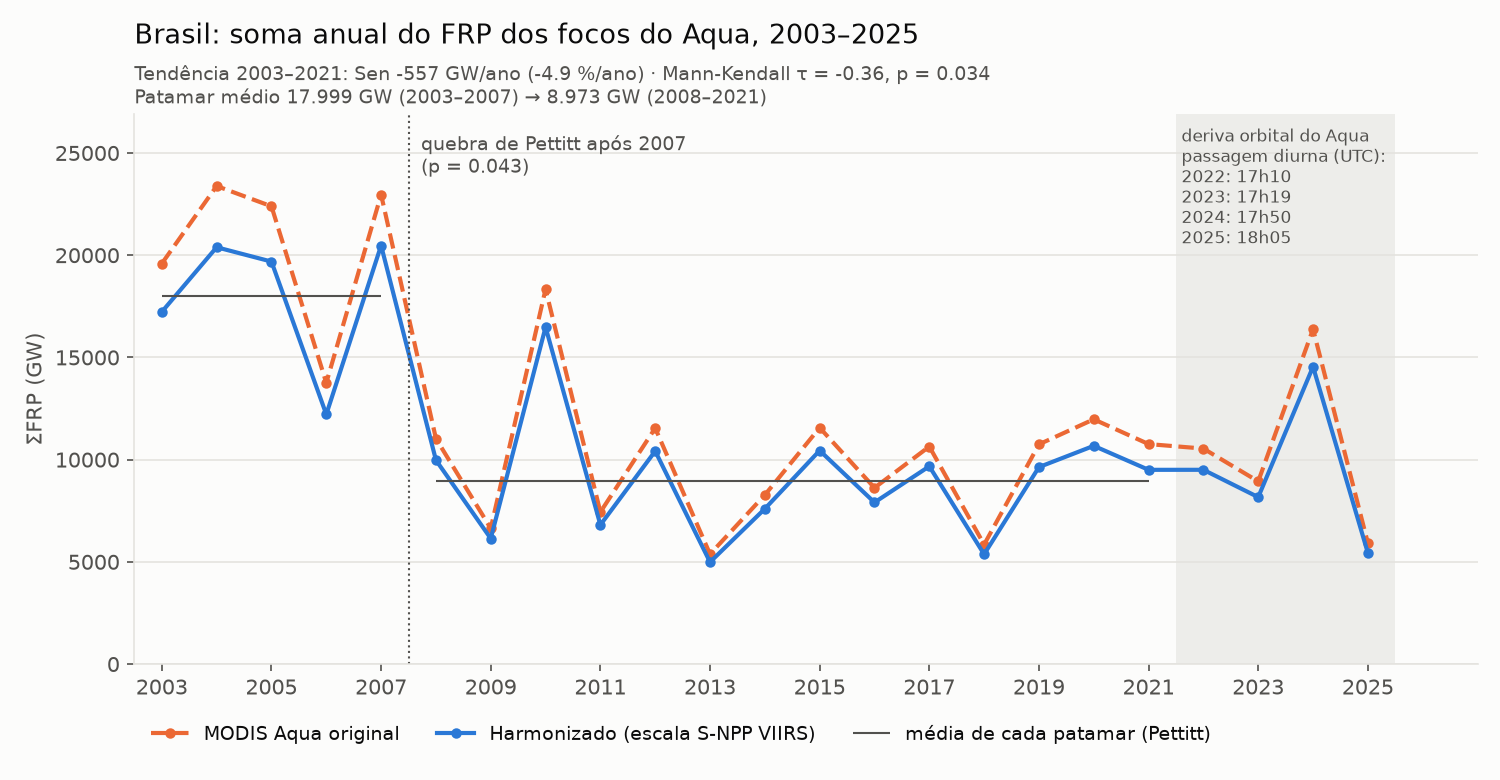

This figure's Python source:
"""Tendência do FRP anual do Brasil, harmonizado em escala S-NPP VIIRS (passo 7).

Lê data/processed/frp/frp_anual.csv (gerado por `python -m firms_harmonize frp-fuse`) e aplica Sen,
Mann-Kendall e Pettitt à série harmonizada e à original do MODIS.

Série principal: 2003–2021. De 2022 em diante o Aqua está em deriva orbital (passagem diurna até
~1 h mais tarde em 2025) e a calibração não cobre esse período; 2003–2025 entra como sensibilidade.

    python analises/tendencia_frp.py   →  analises/tendencia_frp.json e analises/tendencia_frp.png
"""
from __future__ import annotations

import json
import sys
from pathlib import Path

import matplotlib
import numpy as np
import pandas as pd

matplotlib.use("Agg")
import matplotlib.pyplot as plt  # noqa: E402

ROOT = Path(__file__).resolve().parent.parent
sys.path.insert(0, str(ROOT))
from firms_harmonize.trend import resumo  # noqa: E402

ENTRADA = ROOT / "data" / "processed" / "frp" / "frp_anual.csv"
SAIDA = Path(__file__).resolve().parent
ANOS_COMPLETOS = (2003, 2025)   # 2002 começa em agosto; 2026 vai só até novembro
ANOS_PRINCIPAL = (2003, 2021)   # antes da deriva orbital do Aqua
MW_POR_GW = 1e3

SERIES = {
    "frp_harmonizado_GW": ("frp_harm_total", MW_POR_GW),
    "frp_modis_original_GW": ("frp_modis_total", MW_POR_GW),
    "focos": ("focos", 1),
    "frp_mediano_por_foco_MW": ("frp_harm_mediana", 1),
}

# Paleta categórica validada (slot 1 azul, slot 2 laranja) e tokens de texto do tema claro.
AZUL, LARANJA = "#2a78d6", "#eb6834"
SUPERFICIE, TEXTO, TEXTO_2, GRADE = "#fcfcfb", "#0b0b0b", "#52514e", "#e4e3df"


def carregar() -> pd.DataFrame:
    if not ENTRADA.exists():
        raise SystemExit(f"{ENTRADA} não existe; rode `python -m firms_harmonize frp-fuse` antes.")
    df = pd.read_csv(ENTRADA)
    return df[df["ano"].between(*ANOS_COMPLETOS)].reset_index(drop=True)


def analisar(df: pd.DataFrame, anos: tuple[int, int]) -> dict:
    d = df[df["ano"].between(*anos)]
    return {nome: resumo(d["ano"], d[col] / escala) for nome, (col, escala) in SERIES.items()}


def _gw(valor: float) -> str:
    return f"{valor:,.0f} GW".replace(",", ".")


def _hhmm(minutos: float) -> str:
    return f"{int(minutos) // 60:02d}h{int(minutos) % 60:02d}"


def _sombrear_deriva(ax, df: pd.DataFrame) -> None:
    deriva = df[df["ano"] > ANOS_PRINCIPAL[1]]
    ax.axvspan(ANOS_PRINCIPAL[1] + 0.5, df["ano"].max() + 0.5, color=GRADE, alpha=0.6, lw=0)
    texto = "deriva orbital do Aqua\npassagem diurna (UTC):\n" + "\n".join(
        f"{a}: {_hhmm(m)}" for a, m in zip(deriva["ano"], deriva["passagem_dia_min_utc"]))
    ax.annotate(texto, (ANOS_PRINCIPAL[1] + 0.6, ax.get_ylim()[1]), xytext=(0, -6), textcoords="offset points",
                va="top", color=TEXTO_2, fontsize=8)


def grafico(df: pd.DataFrame, res: dict, destino: Path) -> None:
    anos = df["ano"].to_numpy()
    harm, orig = df["frp_harm_total"] / MW_POR_GW, df["frp_modis_total"] / MW_POR_GW
    r = res["frp_harmonizado_GW"]
    fig, ax = plt.subplots(figsize=(10, 5.2), facecolor=SUPERFICIE)
    ax.set_facecolor(SUPERFICIE)
    ax.plot(anos, orig, color=LARANJA, lw=2, marker="o", ms=4, ls="--", label="MODIS Aqua original")
    ax.plot(anos, harm, color=AZUL, lw=2, marker="o", ms=4, label="Harmonizado (escala S-NPP VIIRS)")
    ax.set_ylim(0, max(orig.max(), harm.max()) * 1.15)
    _sombrear_deriva(ax, df)

    quebra, fim = r["pettitt"]["ano_quebra"], ANOS_PRINCIPAL[1]
    ax.axvline(quebra + 0.5, color=TEXTO_2, lw=1, ls=":")
    for i, (x0, x1, media) in enumerate([(anos[0], quebra, r["media_antes"]), (quebra + 1, fim, r["media_depois"])]):
        ax.hlines(media, x0, x1, color=TEXTO_2, lw=1, label="média de cada patamar (Pettitt)" if i == 0 else None)
    ax.annotate(f"quebra de Pettitt após {quebra}\n(p = {r['pettitt']['p']:.3f})", (quebra + 0.5, ax.get_ylim()[1]),
                xytext=(6, -28), textcoords="offset points", color=TEXTO_2, fontsize=9)

    sen = r["sen"]
    ax.set_title("Brasil: soma anual do FRP dos focos do Aqua, 2003–2025", color=TEXTO, loc="left",
                 fontsize=13, pad=34)
    ax.text(0, 1.02, f"Tendência {ANOS_PRINCIPAL[0]}–{fim}: Sen {sen['inclinacao']:+.0f} GW/ano "
                     f"({sen['inclinacao_pct_ano']:+.1f} %/ano) · "
                     f"Mann-Kendall τ = {r['mann_kendall']['tau']:+.2f}, p = {r['mann_kendall']['p']:.3f}\n"
                     f"Patamar médio {_gw(r['media_antes'])} ({anos[0]}–{quebra}) → {_gw(r['media_depois'])} "
                     f"({quebra + 1}–{fim})",
            transform=ax.transAxes, color=TEXTO_2, fontsize=9)
    ax.set_ylabel("ΣFRP (GW)", color=TEXTO_2)
    ax.set_xticks(anos[::2])
    ax.tick_params(colors=TEXTO_2)
    ax.grid(axis="y", color=GRADE, lw=0.8)
    for lado in ("top", "right"):
        ax.spines[lado].set_visible(False)
    for lado in ("left", "bottom"):
        ax.spines[lado].set_color(GRADE)
    ax.set_xlim(anos[0] - 0.5, anos[-1] + 2)
    ax.legend(frameon=False, loc="upper left", bbox_to_anchor=(0, -0.08), ncol=3, labelcolor=TEXTO, fontsize=9)
    fig.tight_layout()
    fig.savefig(destino, dpi=150, facecolor=SUPERFICIE)
    plt.close(fig)


def main() -> None:
    df = carregar()
    principal, sensibilidade = analisar(df, ANOS_PRINCIPAL), analisar(df, ANOS_COMPLETOS)
    tabela = {nome: dict(zip(df["ano"].astype(str), np.round(df[col] / esc, 3).tolist()))
              for nome, (col, esc) in SERIES.items()}
    tabela["passagem_dia_min_utc"] = dict(zip(df["ano"].astype(str), df["passagem_dia_min_utc"].tolist()))
    tabela["frac_viirs"] = dict(zip(df["ano"].astype(str), df["frac_viirs"].round(4).tolist()))
    (SAIDA / "tendencia_frp.json").write_text(json.dumps({
        "principal": {"anos": list(ANOS_PRINCIPAL), "testes": principal},
        "sensibilidade_com_deriva": {"anos": list(ANOS_COMPLETOS), "testes": sensibilidade},
        "series": tabela}, indent=2, ensure_ascii=False))
    grafico(df, principal, SAIDA / "tendencia_frp.png")
    for rotulo, res in [(f"PRINCIPAL {ANOS_PRINCIPAL}", principal), (f"SENSIBILIDADE {ANOS_COMPLETOS}", sensibilidade)]:
        print(rotulo)
        for nome, r in res.items():
            ic = [100 * v / r["sen"]["inclinacao"] * r["sen"]["inclinacao_pct_ano"] / 100 for v in r["sen"]["ic95"]]
            print(f"  {nome:26s} Sen {r['sen']['inclinacao_pct_ano']:+5.1f} %/ano  IC95 [{ic[0]:+.1f}, {ic[1]:+.1f}] %/ano  "
                  f"MK τ {r['mann_kendall']['tau']:+.2f} p {r['mann_kendall']['p']:.3f}  "
                  f"Pettitt após {r['pettitt']['ano_quebra']} p {r['pettitt']['p']:.3f}  "
                  f"média {r['media_antes']:.1f} → {r['media_depois']:.1f}")


if __name__ == "__main__":
    main()
